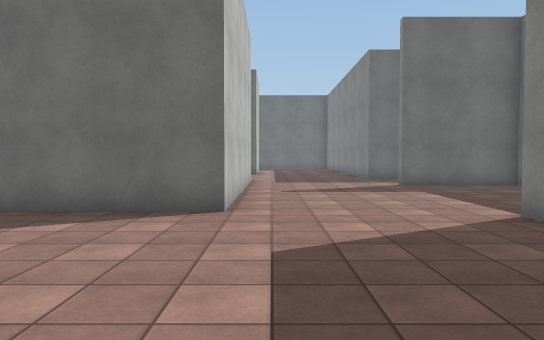
[1] (above)

16 first-person views from a walk through a Unity game level. The camera is 1.4 m above the floor, tilts 2° down and sees 70° across. The floor is counted in squares, 1.6 m on a side. Each view is taken from the middle of a square. On the plan, view 1 faces up. The plan holds only what a view shows up to about 13 squares ahead; the rest is blank. The place goes on beyond the plan. The player character is not drawn. Some animated figures are left out. Surface patterns are stand-ins for the level's own textures.

[2]
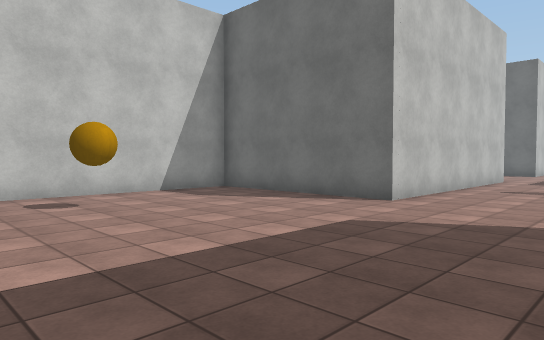

[3]
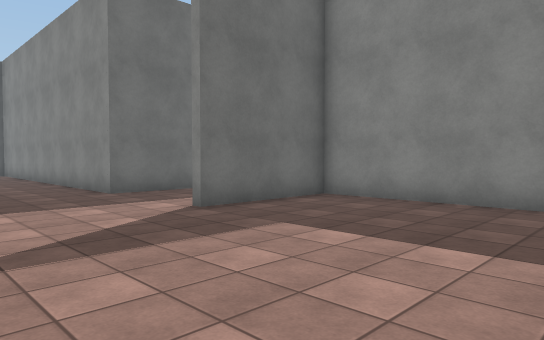

[4]
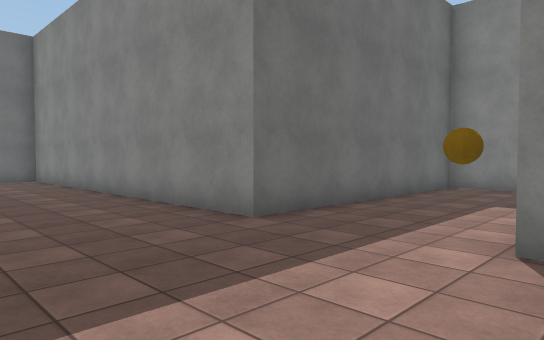

[5]
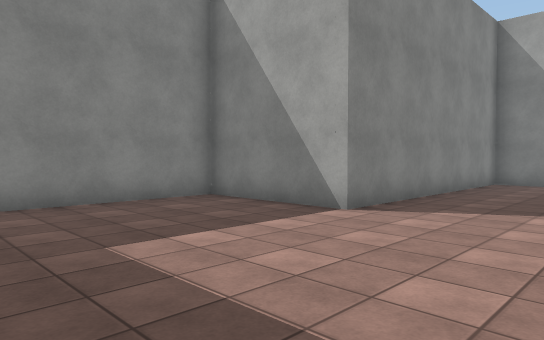

[6]
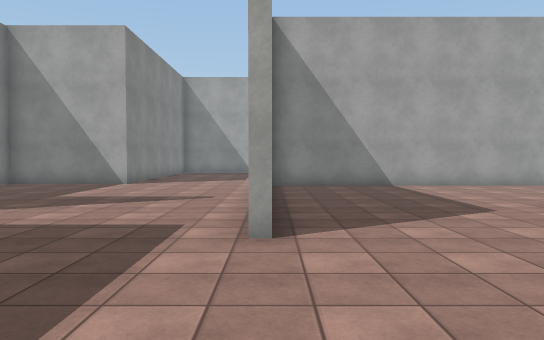

[7]
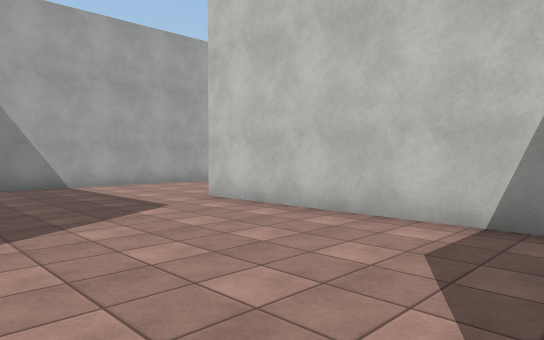

[8]
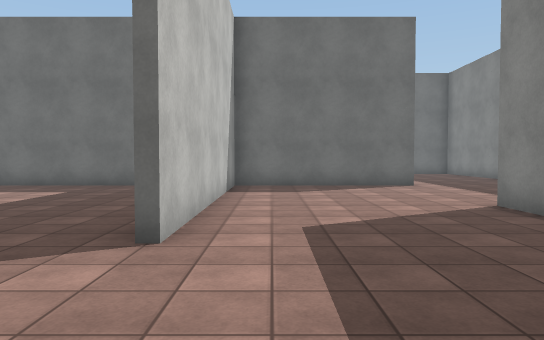

[9]
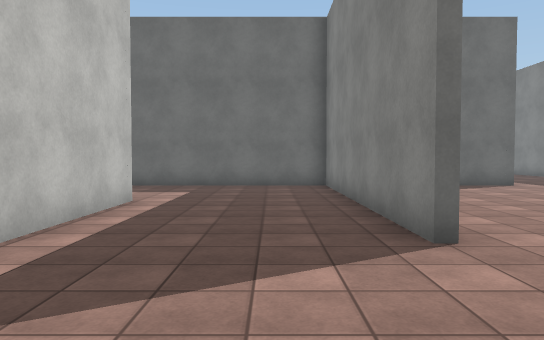

[10]
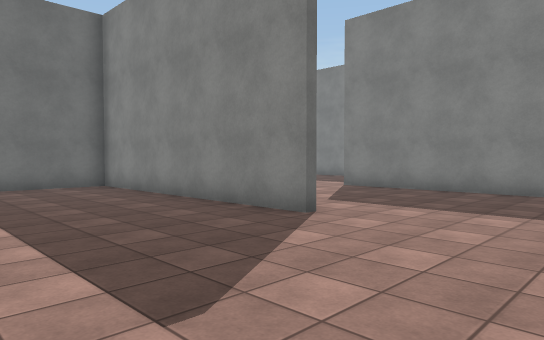

[11]
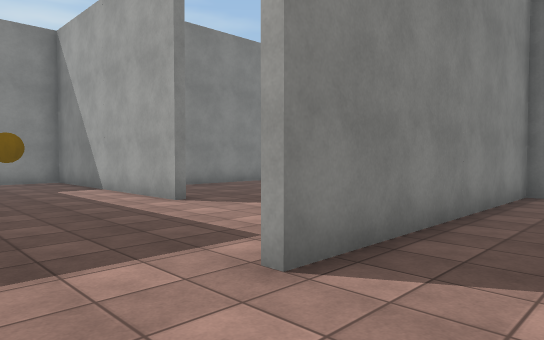

[12]
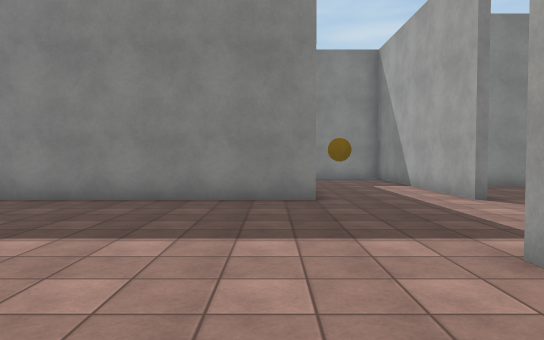

[13]
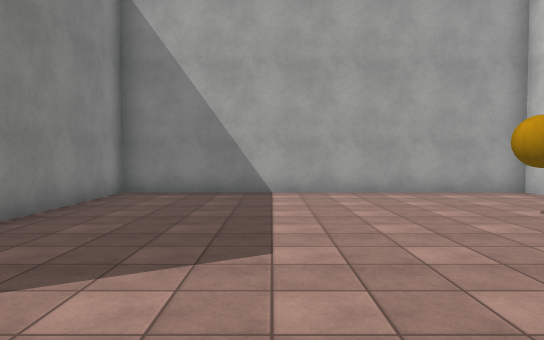

[14]
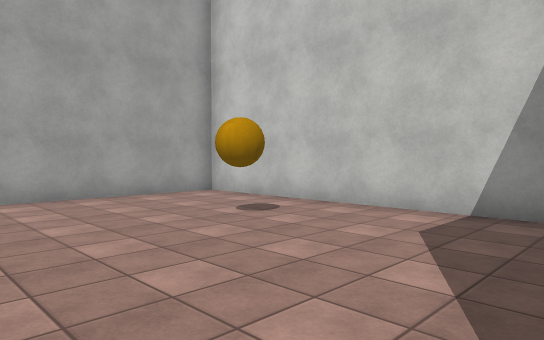

[15]
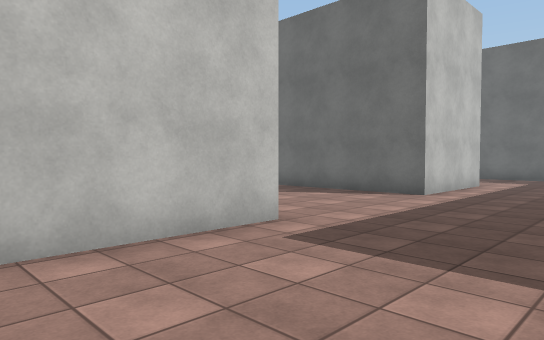

[16]
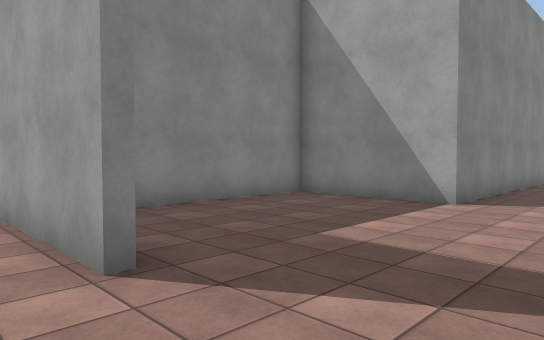

### Floor plan
Points are (right, up) in squares from view 1. A wall is a line through its corners. A room is listed if a view was taken in it or the views show most of it. See-through windows are left out.
Room 1 (views 1, 2, 3, 4, 5, 6, 7, 8, 9, 10, 11, 12, 13, 14, 15, 16)
walls: (-0.7, 13.9) (-0.7, 6.1) (-6.1, 6.1) (-6.1, -2.4) (3.8, -2.4) (3.8, 5.6); (-6.4, 10.8) (-6.4, 18.6) (-11.5, 18.6); (3.8, 11.9) (11.1, 11.9) (11.1, 15.1) (3.8, 15.1) (3.8, 21.5); (3.5, 5.6) (7.4, 5.6) (7.4, 11.6) (3.9, 11.6); (-9.2, 6.4) (-1, 6.4) (-1, 13.9); (-10.7, 14.6) (-10.7, 10.9); (-0.7, 21.5) (-0.7, 18.6) (-6.1, 18.6) (-6.1, 10.9)

Where each view was taken, in squares from view 1:
view 1: 0 up, 0 right, facing up
view 2: 1 down, 3 right, facing up-left
view 3: 6 up, 0 right, facing up-right
view 4: 11 up, 0 right, facing up-right
view 5: 11 up, 0 right, facing down-right
view 6: 18 up, 1 left, facing down
view 7: 18 up, 1 left, facing down-left
view 8: 7 up, 5 left, facing up
view 9: 7 up, 8 left, facing up
view 10: 7 up, 11 left, facing up-right
view 11: 16 up, 3 left, facing down-right
view 12: 16 up, 4 left, facing right
view 13: 7 up, 0 right, facing down
view 14: 6 up, 0 right, facing down-left
view 15: 10 up, 3 right, facing up-left
view 16: 13 up, 1 right, facing down-right
